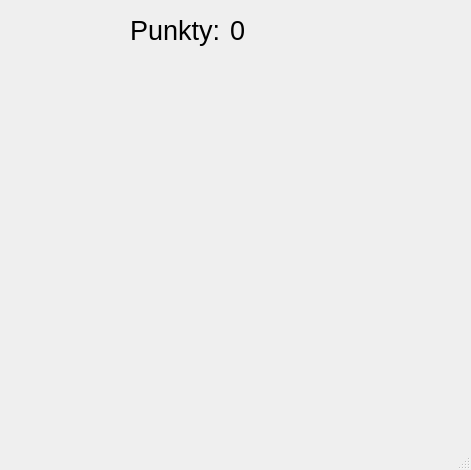
<?xml version="1.0" encoding="UTF-8"?>
<ui version="4.0">
 <class>MainWindow</class>
 <widget class="QMainWindow" name="MainWindow">
  <property name="geometry">
   <rect>
    <x>0</x>
    <y>0</y>
    <width>471</width>
    <height>470</height>
   </rect>
  </property>
  <property name="windowTitle">
   <string>MainWindow</string>
  </property>
  <widget class="QWidget" name="centralwidget">
   <widget class="QLabel" name="label">
    <property name="geometry">
     <rect>
      <x>120</x>
      <y>50</y>
      <width>81</width>
      <height>81</height>
     </rect>
    </property>
    <property name="text">
     <string/>
    </property>
    <property name="pixmap">
     <pixmap>../../Desktop/obrazki/2.png</pixmap>
    </property>
    <property name="scaledContents">
     <bool>true</bool>
    </property>
   </widget>
   <widget class="QLabel" name="label_2">
    <property name="geometry">
     <rect>
      <x>190</x>
      <y>50</y>
      <width>81</width>
      <height>81</height>
     </rect>
    </property>
    <property name="text">
     <string/>
    </property>
    <property name="pixmap">
     <pixmap>../../Desktop/obrazki/2.png</pixmap>
    </property>
    <property name="scaledContents">
     <bool>true</bool>
    </property>
   </widget>
   <widget class="QLabel" name="label_3">
    <property name="geometry">
     <rect>
      <x>260</x>
      <y>50</y>
      <width>81</width>
      <height>81</height>
     </rect>
    </property>
    <property name="text">
     <string/>
    </property>
    <property name="pixmap">
     <pixmap>../../Desktop/obrazki/2.png</pixmap>
    </property>
    <property name="scaledContents">
     <bool>true</bool>
    </property>
   </widget>
   <widget class="QLabel" name="label_4">
    <property name="geometry">
     <rect>
      <x>85</x>
      <y>110</y>
      <width>81</width>
      <height>81</height>
     </rect>
    </property>
    <property name="text">
     <string/>
    </property>
    <property name="pixmap">
     <pixmap>../../Desktop/obrazki/2.png</pixmap>
    </property>
    <property name="scaledContents">
     <bool>true</bool>
    </property>
   </widget>
   <widget class="QLabel" name="label_5">
    <property name="geometry">
     <rect>
      <x>155</x>
      <y>110</y>
      <width>81</width>
      <height>81</height>
     </rect>
    </property>
    <property name="text">
     <string/>
    </property>
    <property name="pixmap">
     <pixmap>../../Desktop/obrazki/2.png</pixmap>
    </property>
    <property name="scaledContents">
     <bool>true</bool>
    </property>
   </widget>
   <widget class="QLabel" name="label_6">
    <property name="geometry">
     <rect>
      <x>225</x>
      <y>110</y>
      <width>81</width>
      <height>81</height>
     </rect>
    </property>
    <property name="text">
     <string/>
    </property>
    <property name="pixmap">
     <pixmap>../../Desktop/obrazki/2.png</pixmap>
    </property>
    <property name="scaledContents">
     <bool>true</bool>
    </property>
   </widget>
   <widget class="QLabel" name="label_7">
    <property name="geometry">
     <rect>
      <x>295</x>
      <y>110</y>
      <width>81</width>
      <height>81</height>
     </rect>
    </property>
    <property name="text">
     <string/>
    </property>
    <property name="pixmap">
     <pixmap>../../Desktop/obrazki/2.png</pixmap>
    </property>
    <property name="scaledContents">
     <bool>true</bool>
    </property>
   </widget>
   <widget class="QLabel" name="label_8">
    <property name="geometry">
     <rect>
      <x>50</x>
      <y>170</y>
      <width>81</width>
      <height>81</height>
     </rect>
    </property>
    <property name="text">
     <string/>
    </property>
    <property name="pixmap">
     <pixmap>../../Desktop/obrazki/2.png</pixmap>
    </property>
    <property name="scaledContents">
     <bool>true</bool>
    </property>
   </widget>
   <widget class="QLabel" name="label_9">
    <property name="geometry">
     <rect>
      <x>120</x>
      <y>170</y>
      <width>81</width>
      <height>81</height>
     </rect>
    </property>
    <property name="text">
     <string/>
    </property>
    <property name="pixmap">
     <pixmap>../../Desktop/obrazki/2.png</pixmap>
    </property>
    <property name="scaledContents">
     <bool>true</bool>
    </property>
   </widget>
   <widget class="QLabel" name="label_10">
    <property name="geometry">
     <rect>
      <x>190</x>
      <y>170</y>
      <width>81</width>
      <height>81</height>
     </rect>
    </property>
    <property name="text">
     <string/>
    </property>
    <property name="pixmap">
     <pixmap>../../Desktop/obrazki/2.png</pixmap>
    </property>
    <property name="scaledContents">
     <bool>true</bool>
    </property>
   </widget>
   <widget class="QLabel" name="label_11">
    <property name="geometry">
     <rect>
      <x>260</x>
      <y>170</y>
      <width>81</width>
      <height>81</height>
     </rect>
    </property>
    <property name="text">
     <string/>
    </property>
    <property name="pixmap">
     <pixmap>../../Desktop/obrazki/2.png</pixmap>
    </property>
    <property name="scaledContents">
     <bool>true</bool>
    </property>
   </widget>
   <widget class="QLabel" name="label_12">
    <property name="geometry">
     <rect>
      <x>330</x>
      <y>170</y>
      <width>81</width>
      <height>81</height>
     </rect>
    </property>
    <property name="text">
     <string/>
    </property>
    <property name="pixmap">
     <pixmap>../../Desktop/obrazki/2.png</pixmap>
    </property>
    <property name="scaledContents">
     <bool>true</bool>
    </property>
   </widget>
   <widget class="QLabel" name="label_13">
    <property name="geometry">
     <rect>
      <x>85</x>
      <y>230</y>
      <width>81</width>
      <height>81</height>
     </rect>
    </property>
    <property name="text">
     <string/>
    </property>
    <property name="pixmap">
     <pixmap>../../Desktop/obrazki/2.png</pixmap>
    </property>
    <property name="scaledContents">
     <bool>true</bool>
    </property>
   </widget>
   <widget class="QLabel" name="label_14">
    <property name="geometry">
     <rect>
      <x>155</x>
      <y>230</y>
      <width>81</width>
      <height>81</height>
     </rect>
    </property>
    <property name="text">
     <string/>
    </property>
    <property name="pixmap">
     <pixmap>../../Desktop/obrazki/2.png</pixmap>
    </property>
    <property name="scaledContents">
     <bool>true</bool>
    </property>
   </widget>
   <widget class="QLabel" name="label_15">
    <property name="geometry">
     <rect>
      <x>225</x>
      <y>230</y>
      <width>81</width>
      <height>81</height>
     </rect>
    </property>
    <property name="text">
     <string/>
    </property>
    <property name="pixmap">
     <pixmap>../../Desktop/obrazki/2.png</pixmap>
    </property>
    <property name="scaledContents">
     <bool>true</bool>
    </property>
   </widget>
   <widget class="QLabel" name="label_16">
    <property name="geometry">
     <rect>
      <x>295</x>
      <y>230</y>
      <width>81</width>
      <height>81</height>
     </rect>
    </property>
    <property name="text">
     <string/>
    </property>
    <property name="pixmap">
     <pixmap>../../Desktop/obrazki/2.png</pixmap>
    </property>
    <property name="scaledContents">
     <bool>true</bool>
    </property>
   </widget>
   <widget class="QLabel" name="label_17">
    <property name="geometry">
     <rect>
      <x>120</x>
      <y>290</y>
      <width>81</width>
      <height>81</height>
     </rect>
    </property>
    <property name="text">
     <string/>
    </property>
    <property name="pixmap">
     <pixmap>../../Desktop/obrazki/2.png</pixmap>
    </property>
    <property name="scaledContents">
     <bool>true</bool>
    </property>
   </widget>
   <widget class="QLabel" name="label_18">
    <property name="geometry">
     <rect>
      <x>190</x>
      <y>290</y>
      <width>81</width>
      <height>81</height>
     </rect>
    </property>
    <property name="text">
     <string/>
    </property>
    <property name="pixmap">
     <pixmap>../../Desktop/obrazki/2.png</pixmap>
    </property>
    <property name="scaledContents">
     <bool>true</bool>
    </property>
   </widget>
   <widget class="QLabel" name="label_19">
    <property name="geometry">
     <rect>
      <x>260</x>
      <y>290</y>
      <width>81</width>
      <height>81</height>
     </rect>
    </property>
    <property name="text">
     <string/>
    </property>
    <property name="pixmap">
     <pixmap>../../Desktop/obrazki/2.png</pixmap>
    </property>
    <property name="scaledContents">
     <bool>true</bool>
    </property>
   </widget>
   <widget class="QLabel" name="label_20">
    <property name="geometry">
     <rect>
      <x>180</x>
      <y>370</y>
      <width>161</width>
      <height>61</height>
     </rect>
    </property>
    <property name="font">
     <font>
      <pointsize>20</pointsize>
     </font>
    </property>
    <property name="layoutDirection">
     <enum>Qt::LeftToRight</enum>
    </property>
    <property name="text">
     <string/>
    </property>
    <property name="scaledContents">
     <bool>false</bool>
    </property>
   </widget>
   <widget class="QLabel" name="label_21">
    <property name="geometry">
     <rect>
      <x>130</x>
      <y>0</y>
      <width>161</width>
      <height>61</height>
     </rect>
    </property>
    <property name="font">
     <font>
      <pointsize>20</pointsize>
     </font>
    </property>
    <property name="text">
     <string>Punkty:</string>
    </property>
    <property name="scaledContents">
     <bool>false</bool>
    </property>
   </widget>
   <widget class="QLabel" name="label_22">
    <property name="geometry">
     <rect>
      <x>230</x>
      <y>0</y>
      <width>211</width>
      <height>61</height>
     </rect>
    </property>
    <property name="font">
     <font>
      <pointsize>20</pointsize>
     </font>
    </property>
    <property name="layoutDirection">
     <enum>Qt::LeftToRight</enum>
    </property>
    <property name="text">
     <string>0</string>
    </property>
    <property name="textFormat">
     <enum>Qt::LogText</enum>
    </property>
    <property name="scaledContents">
     <bool>false</bool>
    </property>
   </widget>
  </widget>
  <widget class="QMenuBar" name="menubar">
   <property name="geometry">
    <rect>
     <x>0</x>
     <y>0</y>
     <width>471</width>
     <height>21</height>
    </rect>
   </property>
  </widget>
  <widget class="QStatusBar" name="statusbar"/>
 </widget>
 <resources/>
 <connections/>
</ui>
